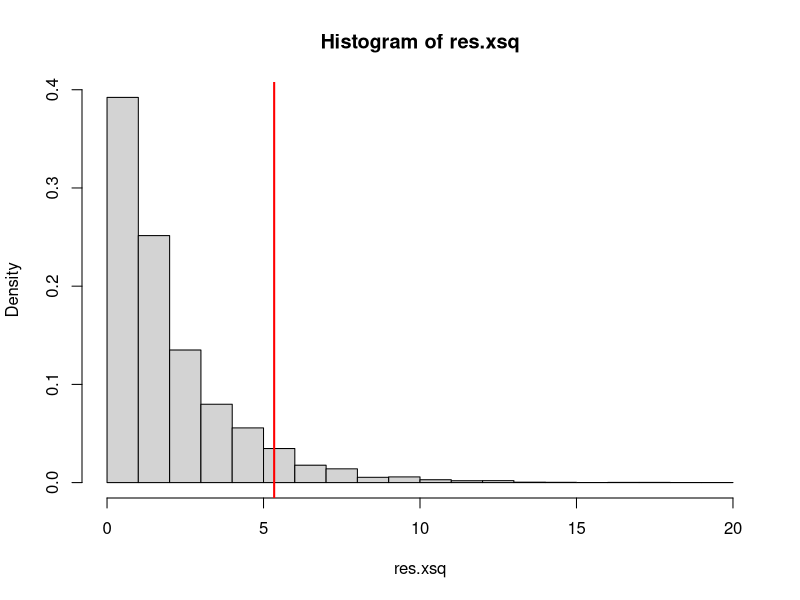
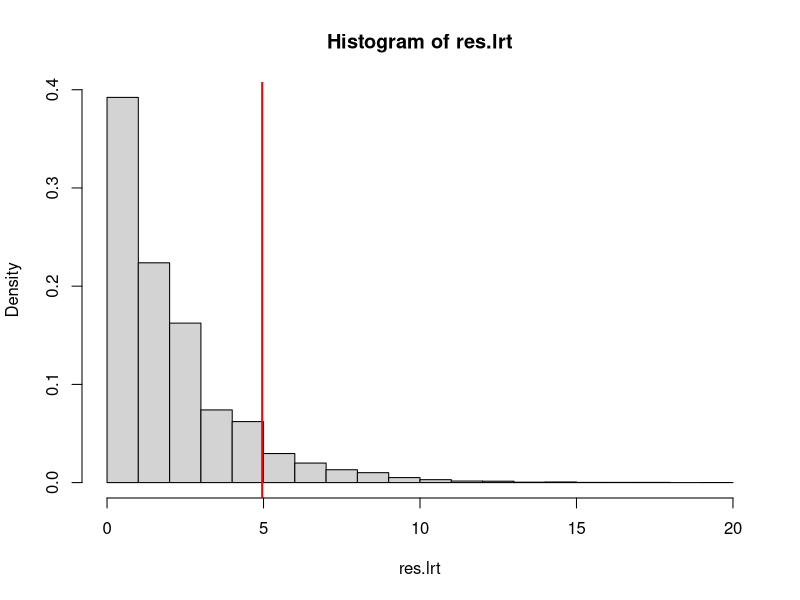
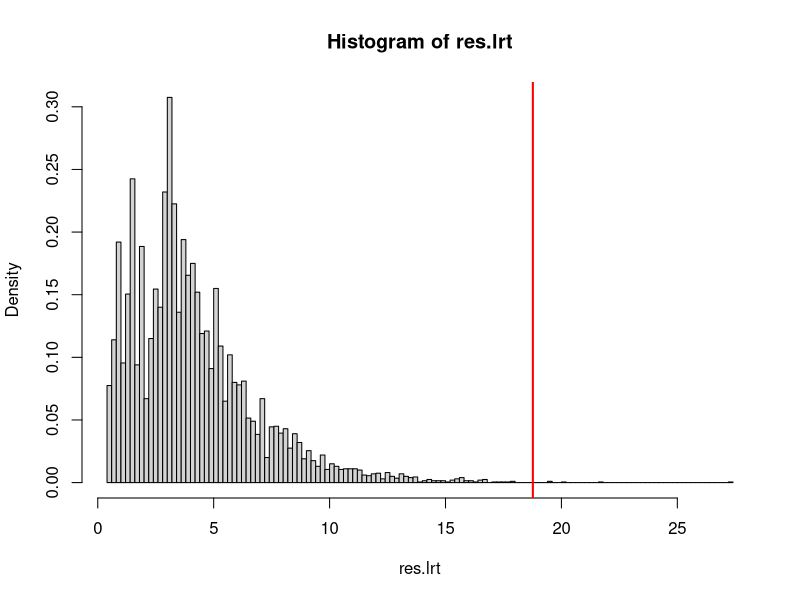
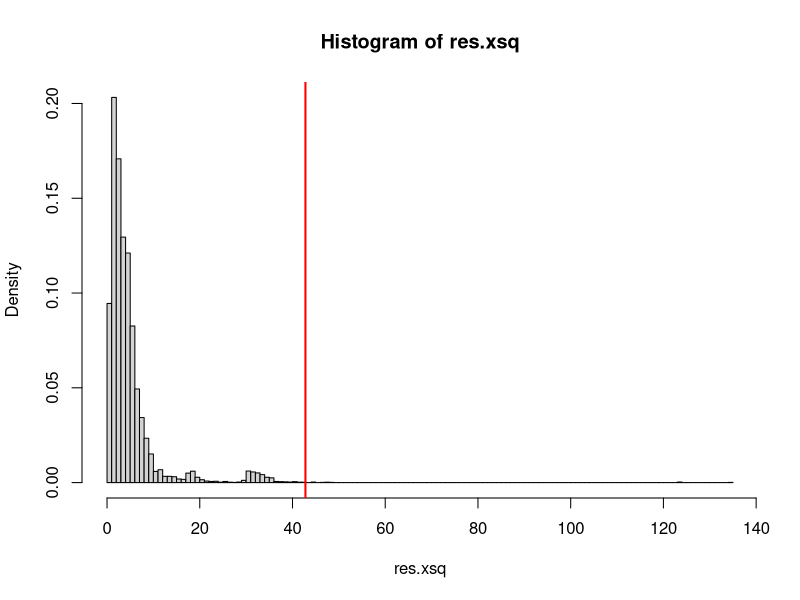

Write R code to recreate these figures, in order.
## ---- chunk 1
knitr::opts_chunk$set(echo=TRUE, fig.align="center")
## ---- chunk 2
o <- c(35,43,22)
p <- c(0.25,0.50,0.25)
e <- sum(o)*p
e
## ---- chunk 3
f.xsq <- function(o,p){
  e <- (p*sum(o))
  sum((o-e)^2/e)
}

f.lrt <- function(o,p){
  e <- (p*sum(o))
  2*sum(o*log(o/e),na.rm=TRUE)
}

xsq <- f.xsq(o,p)
xsq
lrt <- f.lrt(o,p)
lrt
## ---- chunk 4
set.seed(1)
rmultinom(1,100,c(0.25,0.50,0.25))
rmultinom(5,100,c(0.25,0.50,0.25))
## ---- chunk 5
set.seed(45)
simdat <- rmultinom(10000,100,c(0.25,0.50,0.25))
dim(simdat)

res.xsq <- apply(simdat,2,f.xsq,p=c(0.25,0.50,0.25))
str(res.xsq)

res.lrt <- apply(simdat,2,f.lrt,p=c(0.25,0.50,0.25))
str(res.lrt)
## ---- chunk 6
hist(res.xsq,col="lightgrey",prob=TRUE,breaks=seq(0,20,1))
abline(v=xsq,col="red",lwd=2)
mean(res.xsq>xsq)

hist(res.lrt,col="lightgrey",prob=TRUE,breaks=seq(0,20,1))
abline(v=lrt,col="red",lwd=2)
mean(res.lrt>lrt)
## ---- chunk 7
x <- c(2, 2, 0, 0, 0,   0, 0, 1, 0, 0,
       0, 0, 4, 0, 0,   3, 0, 0, 0, 3,
       0, 5, 0, 1, 0,   1, 2, 0, 2, 1,
       0, 0, 0, 0, 0,   0, 0, 0)

ob <- table(x)
ob
mu <- mean(x)
mu
## ---- chunk 8
dpois(0:10,mu)
dpois(0:4,mu)
ppois(4,mu)
ppois(4,mu,lower=FALSE)
ppois(4,mu)+ppois(4,mu,lower=FALSE)
p <- c(dpois(0:4,mu),ppois(4,mu,lower=FALSE))
p
e <- p*length(x)
e
## ---- chunk 9
lrt <- f.lrt(ob,p)
lrt
pchisq(lrt,4,lower=FALSE)

xsq <- f.xsq(ob,p)
xsq
pchisq(xsq,4,lower=FALSE)
## ---- chunk 10
n <- length(x)
n
set.seed(1)
tmp <- rpois(n,mu)
tmp
table(tmp)
table(factor(tmp))
table(factor(tmp,levels=0:10))
tmp[tmp>5] <-5
table(factor(tmp,levels=0:5))

nit <- 10000
res.lrt <- rep(NA,nit)
res.xsq <- rep(NA,nit)

set.seed(1)
for(j in 1:nit){
  tmp <- rpois(n,mu)
  tmp[tmp>5] <-5
  x <- table(factor(tmp,levels=0:5))
  res.lrt[j] <- f.lrt(x,p)
  res.xsq[j] <- f.xsq(x,p)
}
## ---- chunk 11
hist(res.lrt,col="lightgrey",prob=TRUE,breaks=101)
abline(v=lrt,col="red",lwd=2)
mean(res.lrt>lrt)

hist(res.xsq,col="lightgrey",prob=TRUE,breaks=101)
abline(v=xsq,col="red",lwd=2)
mean(res.xsq>xsq)
